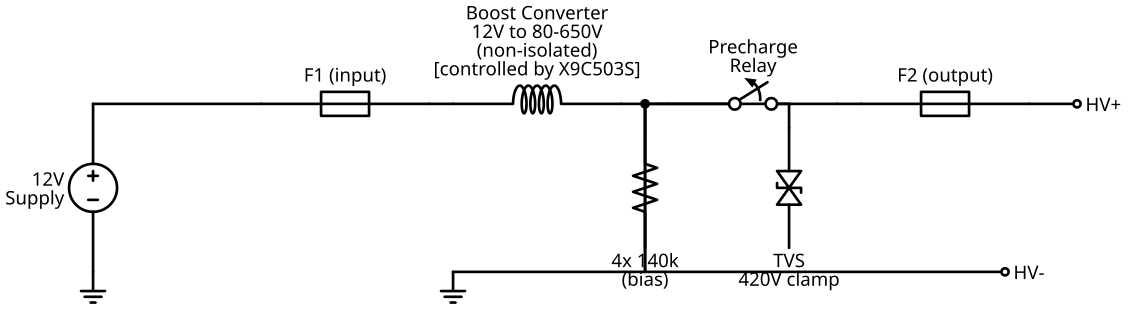

Here is the Python script that generated this plot:
"""HV Pre-charge Protection Circuit Diagram.

Output: docs/hardware/schematics/hv-precharge.svg
Compatible with schemdraw 0.23+

Note: HV- and 12V ground are common (non-isolated boost converter).
"""

import schemdraw
import schemdraw.elements as elm
from pathlib import Path

OUTPUT = Path(__file__).resolve().parent / "hv-precharge.svg"

with schemdraw.Drawing(file=str(OUTPUT), show=False, transparent=False) as d:
    d.config(unit=3.5)

    # Input supply with ground
    elm.Ground()
    elm.SourceV().up().label("12V\nSupply")
    elm.Line().right()

    # Input fuse
    elm.Fuse().right().label("F1 (input)", loc="top")
    elm.Line().right(0.5)

    # Boost converter as inductor symbol
    elm.Inductor2().right().label("Boost Converter\n12V to 80-650V\n(non-isolated)\n[controlled by X9C503S]", loc="top")
    elm.Line().right(0.5)

    # Junction for parallel protection
    J = elm.Dot()
    junction = J.end

    # Main path: relay -> fuse (fuse after relay protects it) -> HV+
    elm.Line().right(0.5)
    elm.Switch(action='open').right().label("Precharge\nRelay", loc="top")
    elm.Line().right(0.5)
    elm.Fuse().right().label("F2 (output)", loc="top")
    elm.Line().right(1)
    elm.Dot(open=True).label("HV+", loc="right")

    # Common return rail (bottom) - connected to input ground
    elm.Line().at(junction).down(3.5)
    elm.Line().right(7.5)
    elm.Dot(open=True).label("HV-", loc="right")

    # Ground connection on return rail (same node as input ground)
    elm.Line().at(junction).down(3.5)
    elm.Line().left(4)
    elm.Ground()

    # Bias resistors (from junction down to return rail)
    elm.Line().at(junction).down(0.5)
    elm.Resistor().down(2.5).label("4x 140k\n(bias)", loc="left")

    # TVS diode (offset right, down to return rail)
    elm.Line().at(junction).right(3)
    elm.Line().down(0.5)
    elm.DiodeTVS().down(2.5).label("TVS\n420V clamp", loc="left")

print(f"Generated: {OUTPUT}")
